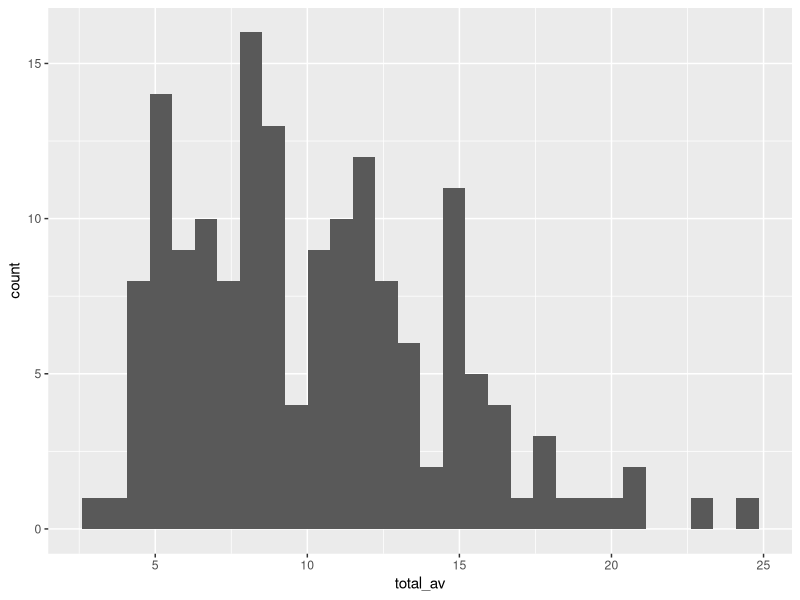
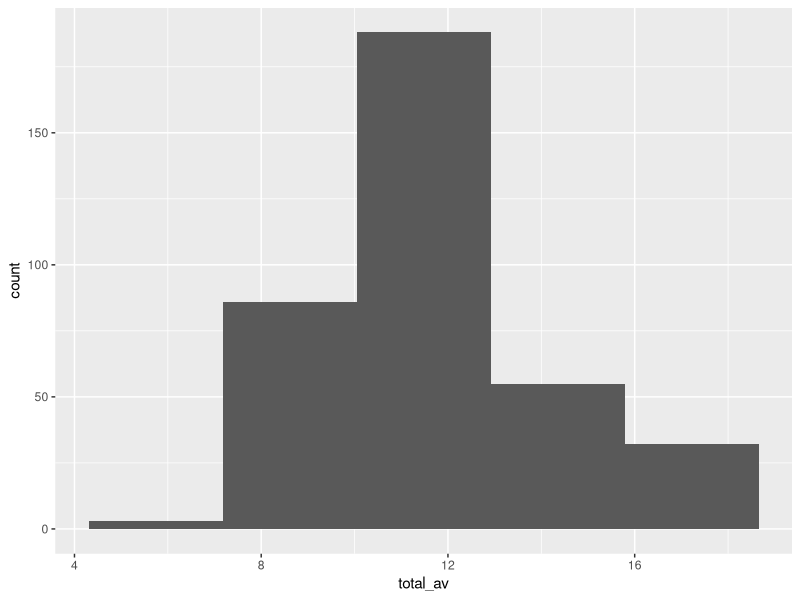
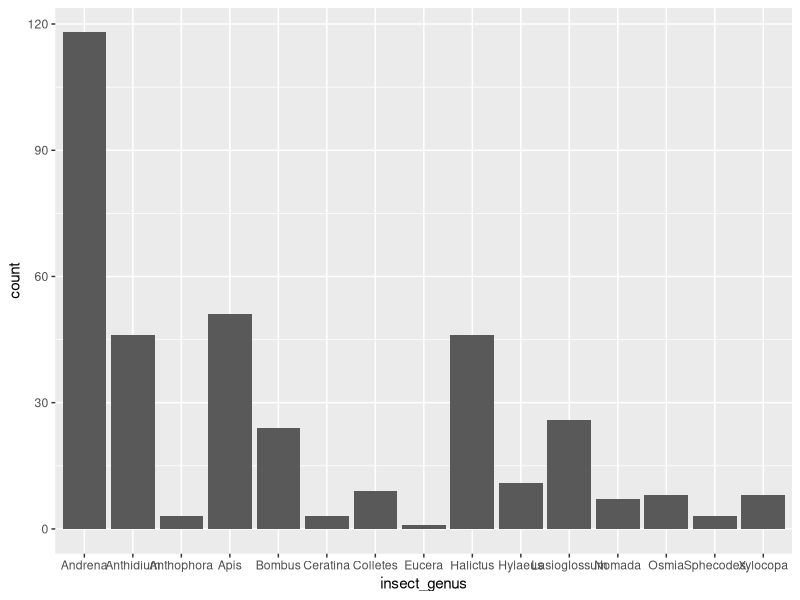
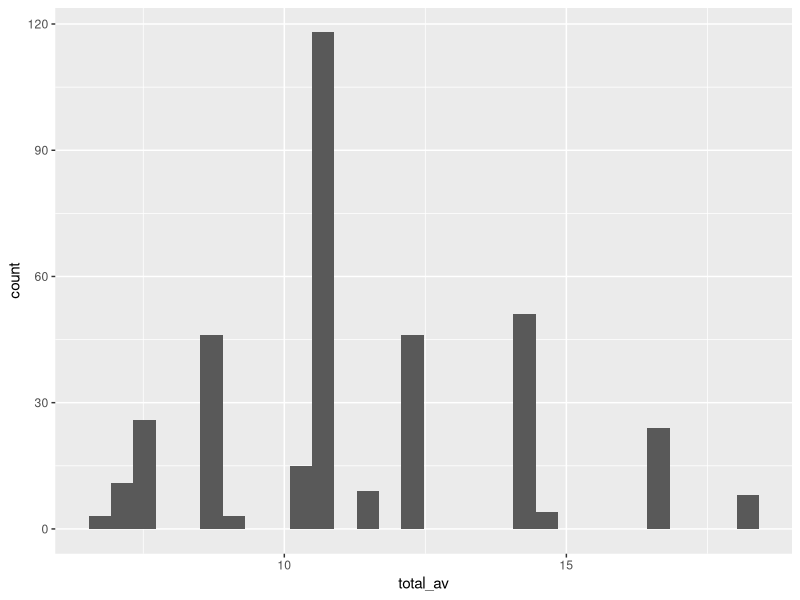
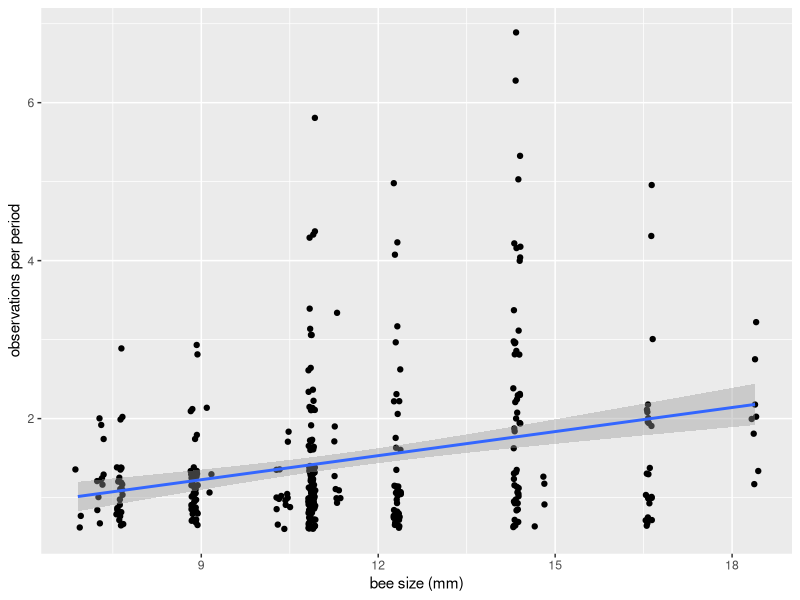
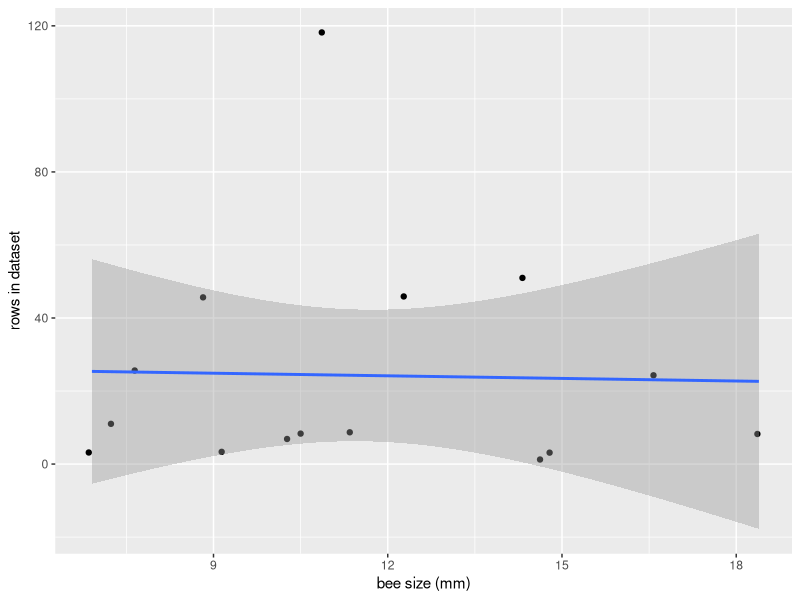

The R script that drew these images, in order:
### Using network data to understand occurrence ###
# this code was created by M. Lee | 4 Feb 2021




### Questions ###
# In site-intensive data collection -- what might determine the likelihood of capturing certain species?
# How does bee size potentially impact occurrence in more full network?



### This code will do the following ---------------

# 1. download a network dataset from location-based datasets

# 2. add bee size based on genera data compiled by Y. Diao

# 3. check relationship between freq bee is seen and size




### Libraries and set working directory --------------

library(tidyverse)
setwd("~/Desktop/globi_bees/Data")




### call datasets ----------------------------------------

# body length dataset
size <- read_csv("body_length_jan21.csv")
str(size)


# occurrence dataset used in Baromeus et al. 2013
interactions <- read_csv("bartomeus_2013_occurence.csv")
str(interactions)
unique(interactions$insect_genus) # 41 unique bee genera

### clean and merge datasets ------------------------------------
size <- size %>% 
  rename(insect_genus = genera) %>% 
  select(insect_genus, species, family, total_av, av_lower_mm, av_upper_mm)


# size and occurrence
int_size <- merge(interactions, size, by = "insect_genus")
unique(int_size$insect_genus) # down to 15 unique bee genera


### look over data ------------------------------------

# for all bee genera size list -- what is the spread of sizes?
ggplot(size, aes(x = total_av)) +
  geom_histogram() # tri-modal? has longer tails

# for Bartomeus paper -- what is the spread of sizes?
ggplot(int_size, aes(x = total_av)) +
  geom_histogram(bins = 5) # a little less variation than the whole dataset

# count of the number of times the genus appears in the Bartomeus datset
# does not include actual frequency (which is its own column in dataset)
ggplot(int_size, aes(x = insect_genus)) +
  geom_bar()

# count of times the genus appears in Bartomeus dataset by size
ggplot(int_size, aes(x = total_av)) +
  geom_histogram()




### look at relationship between size and appearance ----------

# frequency is the number of times a bee is seen at a site, on a day
# doesn't have zero values, but could be assumed here
ggplot(int_size, aes(x = total_av, y = Freq)) +
  geom_point(position = "jitter") +
  xlab("bee size (mm)") +
  ylab("observations per period") +
  geom_smooth(method = "lm")



### num times genus appears in dataset and size ---------------------


# now looking at the number of times the pollinator appears in the dataset
int_summ <- int_size %>% 
  group_by(insect_genus) %>% 
  summarise(times_in_dataset = length(insect_genus))

# merge with size data
int_size_summ <- merge(int_summ, size, by = "insect_genus")

# look at relationship between size and number of times genus is in dataset
ggplot(int_size_summ, aes(x = total_av, y = times_in_dataset)) +
  geom_point(position = "jitter") +
  xlab("bee size (mm)") +
  ylab("rows in dataset") +
  geom_smooth(method = "lm")







